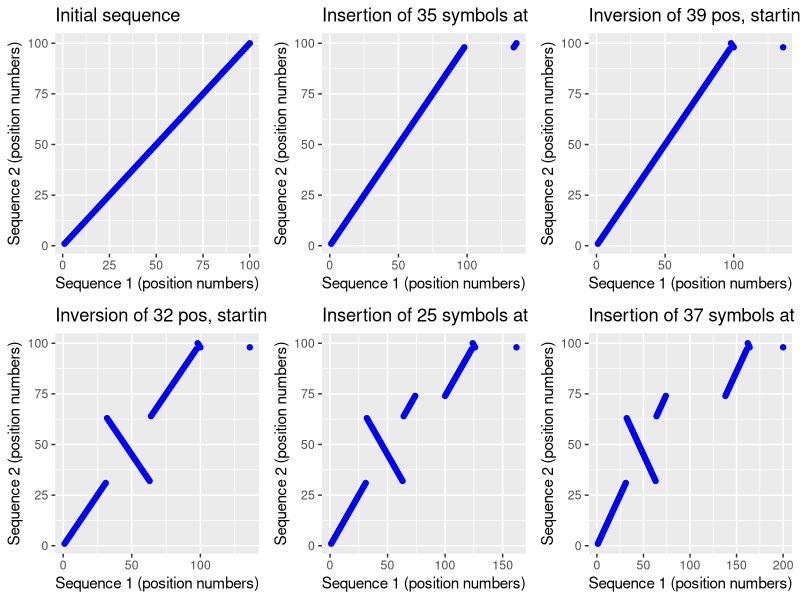
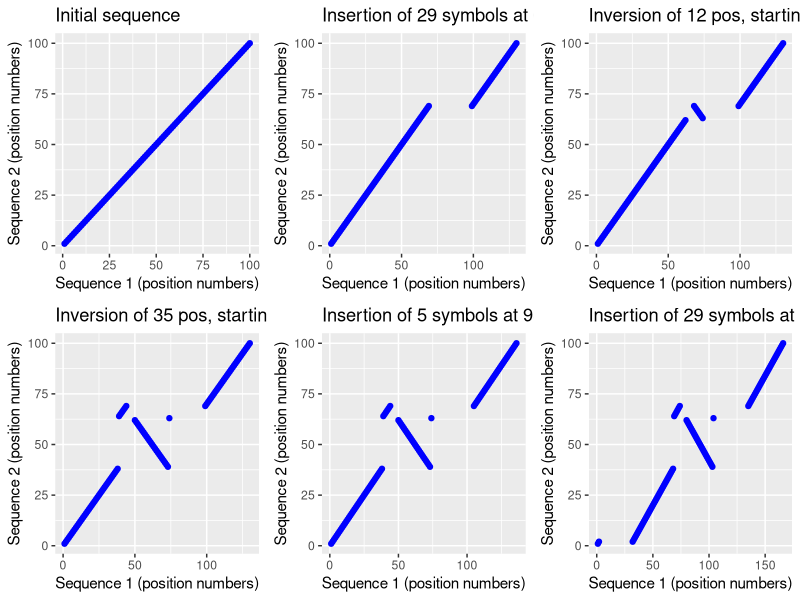

These charts were generated, in order, by the following R code:
library(ggplot2)
library(gridExtra)

#################################################
## Auxiliary functions

## Allowed distortion functions
insertion <- function(sequence, where, what)
    ## sequence = vector of elements
    ## where = after which position to insert; indexing starts from ONE
    ## what = what to insert
    ## NOTE: there is no control for negative =where='s
{
    if(where!=0){
        sequence <- c(sequence[1:where],what,sequence[where:length(sequence)]);
    }else{
        sequence <- c(what,sequence);        
        
    }

    return(list(paste("Insertion of",length(what),"symbols at",where),sequence));

}

inversion <- function(sequence, where, howLong)
    ## sequence = vector of elements
    ## where = invert starting from which position; indexing starts from ONE
    ## howLogn = inversion length
{

    ## ensure we won't go further than the right side
    where = min(where,length(sequence)); 
    howLong = min(howLong, length(sequence) - where+1);
    
    sequence[where:(where+howLong-1)] <- rev(sequence[where:(where+howLong-1)]);
    return(list(paste("Inversion of", howLong,"pos, starting from",where),sequence));
}


## Plotting function
drawDotplot <- function(s_reference,s_query)
{

    points_to_draw = lapply(1:length(s_query),function(s){
        Ys = which(s_reference==s_query[s])
        Xs = rep(s,times=length(Ys))
        cbind(Xs,Ys)
    });

    ggplot(do.call(rbind.data.frame, points_to_draw),
           aes(x=Xs,y=Ys)) +
        geom_point(color="blue")+
        xlab("Sequence 1 (position numbers)")+
        ylab("Sequence 2 (position numbers)")
}

################################################# 
## Client block

## basic constants
    
seqLength <- 100; # length of the sequences to be compared
maxDepth <- 5; # maximum number of the events to be applied to the sequence
numExamples <- 2; # number of files to generate
numEvents <- 5;

distLength <- round(seqLength/2);
## distortion probabilities (conditional on that some event occurs)
insertionProb = 0.5;
inverstionProb = 1-insertionProb;


seq1 = as.character(1:seqLength); ## initialize ``sequence''


for (ex in 1:numExamples)
{
    s = list();
    plots = list();
    seq = seq1;

    s[[1]] = list("Initial sequence",seq);
    plots[[1]] = drawDotplot(seq1,seq)+ggtitle(s[[1]][[1]]);
    
    for (event in 1:numEvents)
    {
        ## generate where and howLong
        rndPosition = round(runif(1,1,seqLength)); # random distortion position (uniformely distributed)
        rndDistLength = round(runif(1,1,distLength)); # random distortion length (also uniform)
        
        if(runif(1,0,1)<=insertionProb){
            s[[event+1]] = insertion(seq,rndPosition,rep(seqLength*1.1,times=rndDistLength));
        }else{
            s[[event+1]] = inversion(seq,rndPosition,rndDistLength);

        }
       
        seq = s[[event+1]][[2]];
        plots[[event+1]] = drawDotplot(seq1,seq)+
            ggtitle(s[[event+1]][[1]]);
    }

    ## save sample (final) dotplot
    drawDotplot(seq1,seq)+
        ggtitle(paste("Sample dotplot, variant ",ex));

    ## save solution
    png(paste("./Sample",ex,sep="_"),width=19.3,height=10.9,units="in",res=300);
    do.call("grid.arrange",c(plots,ncol=3));
    dev.off();
    
}

## generate events

## make answers

### add step-wise-answers

